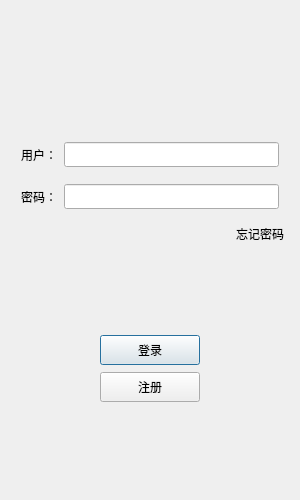
<?xml version="1.0" encoding="UTF-8"?>
<ui version="4.0">
 <class>LoginDialog</class>
 <widget class="QDialog" name="LoginDialog">
  <property name="geometry">
   <rect>
    <x>0</x>
    <y>0</y>
    <width>300</width>
    <height>500</height>
   </rect>
  </property>
  <property name="maximumSize">
   <size>
    <width>300</width>
    <height>500</height>
   </size>
  </property>
  <property name="windowTitle">
   <string>Dialog</string>
  </property>
  <layout class="QVBoxLayout" name="verticalLayout_2">
   <item>
    <layout class="QVBoxLayout" name="verticalLayout">
     <property name="spacing">
      <number>7</number>
     </property>
     <property name="leftMargin">
      <number>5</number>
     </property>
     <property name="topMargin">
      <number>5</number>
     </property>
     <property name="rightMargin">
      <number>5</number>
     </property>
     <property name="bottomMargin">
      <number>5</number>
     </property>
     <item>
      <widget class="QWidget" name="widget" native="true">
       <layout class="QGridLayout" name="gridLayout">
        <item row="0" column="0">
         <widget class="QLabel" name="label">
          <property name="text">
           <string/>
          </property>
          <property name="pixmap">
           <pixmap resource="rc.qrc">:/res/ice.png</pixmap>
          </property>
          <property name="alignment">
           <set>Qt::AlignCenter</set>
          </property>
         </widget>
        </item>
       </layout>
      </widget>
     </item>
     <item>
      <spacer name="verticalSpacer">
       <property name="orientation">
        <enum>Qt::Vertical</enum>
       </property>
       <property name="sizeHint" stdset="0">
        <size>
         <width>20</width>
         <height>40</height>
        </size>
       </property>
      </spacer>
     </item>
     <item>
      <layout class="QHBoxLayout" name="horizontalLayout">
       <property name="spacing">
        <number>7</number>
       </property>
       <property name="leftMargin">
        <number>5</number>
       </property>
       <property name="topMargin">
        <number>5</number>
       </property>
       <property name="rightMargin">
        <number>5</number>
       </property>
       <property name="bottomMargin">
        <number>5</number>
       </property>
       <item>
        <widget class="QLabel" name="user_label">
         <property name="minimumSize">
          <size>
           <width>0</width>
           <height>25</height>
          </size>
         </property>
         <property name="maximumSize">
          <size>
           <width>16777215</width>
           <height>25</height>
          </size>
         </property>
         <property name="text">
          <string>用户：</string>
         </property>
        </widget>
       </item>
       <item>
        <widget class="QLineEdit" name="lineEdit">
         <property name="minimumSize">
          <size>
           <width>0</width>
           <height>25</height>
          </size>
         </property>
         <property name="maximumSize">
          <size>
           <width>16777215</width>
           <height>25</height>
          </size>
         </property>
        </widget>
       </item>
      </layout>
     </item>
     <item>
      <layout class="QHBoxLayout" name="horizontalLayout_8">
       <property name="leftMargin">
        <number>5</number>
       </property>
       <property name="topMargin">
        <number>5</number>
       </property>
       <property name="rightMargin">
        <number>5</number>
       </property>
       <property name="bottomMargin">
        <number>5</number>
       </property>
       <item>
        <widget class="QLabel" name="pass_label">
         <property name="minimumSize">
          <size>
           <width>0</width>
           <height>25</height>
          </size>
         </property>
         <property name="maximumSize">
          <size>
           <width>16777215</width>
           <height>25</height>
          </size>
         </property>
         <property name="text">
          <string>密码：</string>
         </property>
        </widget>
       </item>
       <item>
        <widget class="QLineEdit" name="pass_edit">
         <property name="minimumSize">
          <size>
           <width>0</width>
           <height>25</height>
          </size>
         </property>
         <property name="maximumSize">
          <size>
           <width>16777215</width>
           <height>25</height>
          </size>
         </property>
        </widget>
       </item>
      </layout>
     </item>
     <item>
      <layout class="QHBoxLayout" name="horizontalLayout_9">
       <item>
        <spacer name="horizontalSpacer">
         <property name="orientation">
          <enum>Qt::Horizontal</enum>
         </property>
         <property name="sizeHint" stdset="0">
          <size>
           <width>40</width>
           <height>20</height>
          </size>
         </property>
        </spacer>
       </item>
       <item>
        <widget class="QLabel" name="forget_label">
         <property name="minimumSize">
          <size>
           <width>0</width>
           <height>25</height>
          </size>
         </property>
         <property name="maximumSize">
          <size>
           <width>16777215</width>
           <height>25</height>
          </size>
         </property>
         <property name="text">
          <string>忘记密码</string>
         </property>
        </widget>
       </item>
      </layout>
     </item>
     <item>
      <spacer name="verticalSpacer_2">
       <property name="orientation">
        <enum>Qt::Vertical</enum>
       </property>
       <property name="sizeHint" stdset="0">
        <size>
         <width>20</width>
         <height>40</height>
        </size>
       </property>
      </spacer>
     </item>
     <item>
      <layout class="QHBoxLayout" name="horizontalLayout_10">
       <item>
        <spacer name="horizontalSpacer_2">
         <property name="orientation">
          <enum>Qt::Horizontal</enum>
         </property>
         <property name="sizeHint" stdset="0">
          <size>
           <width>40</width>
           <height>20</height>
          </size>
         </property>
        </spacer>
       </item>
       <item>
        <widget class="QPushButton" name="login_btn">
         <property name="minimumSize">
          <size>
           <width>100</width>
           <height>30</height>
          </size>
         </property>
         <property name="maximumSize">
          <size>
           <width>100</width>
           <height>30</height>
          </size>
         </property>
         <property name="text">
          <string>登录</string>
         </property>
        </widget>
       </item>
       <item>
        <spacer name="horizontalSpacer_3">
         <property name="orientation">
          <enum>Qt::Horizontal</enum>
         </property>
         <property name="sizeHint" stdset="0">
          <size>
           <width>40</width>
           <height>20</height>
          </size>
         </property>
        </spacer>
       </item>
      </layout>
     </item>
     <item>
      <layout class="QHBoxLayout" name="horizontalLayout_12">
       <item>
        <spacer name="horizontalSpacer_4">
         <property name="orientation">
          <enum>Qt::Horizontal</enum>
         </property>
         <property name="sizeHint" stdset="0">
          <size>
           <width>40</width>
           <height>20</height>
          </size>
         </property>
        </spacer>
       </item>
       <item>
        <widget class="QPushButton" name="reg_btn">
         <property name="minimumSize">
          <size>
           <width>100</width>
           <height>30</height>
          </size>
         </property>
         <property name="maximumSize">
          <size>
           <width>100</width>
           <height>30</height>
          </size>
         </property>
         <property name="text">
          <string>注册</string>
         </property>
        </widget>
       </item>
       <item>
        <spacer name="horizontalSpacer_5">
         <property name="orientation">
          <enum>Qt::Horizontal</enum>
         </property>
         <property name="sizeHint" stdset="0">
          <size>
           <width>40</width>
           <height>20</height>
          </size>
         </property>
        </spacer>
       </item>
      </layout>
     </item>
     <item>
      <spacer name="verticalSpacer_3">
       <property name="orientation">
        <enum>Qt::Vertical</enum>
       </property>
       <property name="sizeHint" stdset="0">
        <size>
         <width>20</width>
         <height>40</height>
        </size>
       </property>
      </spacer>
     </item>
    </layout>
   </item>
  </layout>
 </widget>
 <resources>
  <include location="rc.qrc"/>
 </resources>
 <connections/>
</ui>
